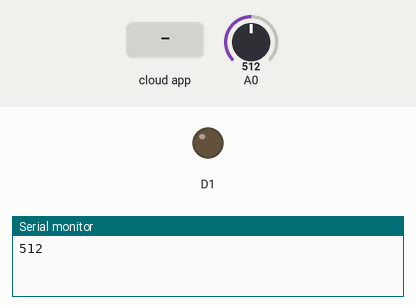
Recording of a sketch running on a simulated ESP8266 (NodeMCU). Parts: output pins drawn as LEDs (lit = HIGH), the last lines printed to the serial monitor. Inputs (shaded band) come from the test bench; at power-on: A0 = 512.

Above: at 2.7 s.
2.8 s: the phone or cloud app sets 1 to 0
At 3.8 s:
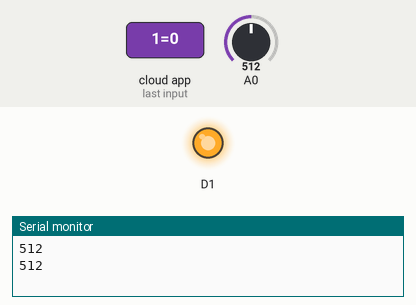
7.0 s: the phone or cloud app sets 1 to 1
At 8.1 s:
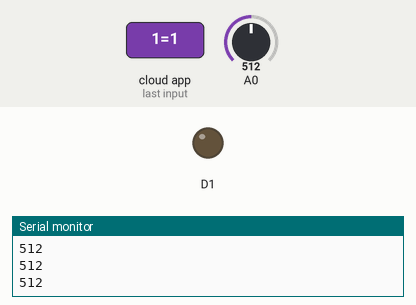
Timing chart, 0 to 10.0 s (numbered marks = the images above; inputs shaded):
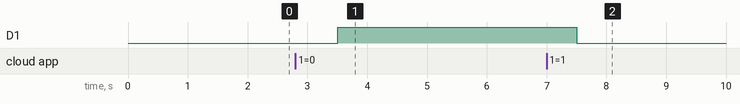

The sketch:

NodeMCU_uploadData.ino
```cpp
// This example shows how to connect to Cayenne using an ESP8266 and send/receive sample data.
// Make sure you install the ESP8266 Board Package via the Arduino IDE Board Manager and select the correct ESP8266 board before compiling.

//#define CAYENNE_DEBUG
#define CAYENNE_PRINT Serial
#include <CayenneMQTTESP8266.h>

// WiFi network info.
char ssid[] = "maker";
char wifiPassword[] = "swjtumaker";

// Cayenne authentication info. This should be obtained from the Cayenne Dashboard.
char username[] = "4cf8f760-aa02-11e6-82ee-87310fcf8579";
char password[] = "ecfbcb926bd4580a0f734621363927b2b8fbc10e";
char clientID[] = "e2adea60-aa46-11e6-a85d-c165103f15c2";

unsigned long lastMillis = 0;
char str[4];

void setup() {
  Serial.begin(9600);
  pinMode(D1, OUTPUT);
  Cayenne.begin(username, password, clientID, ssid, wifiPassword);
}

void loop() {
  Cayenne.loop();
  Cayenne.virtualWrite(0, analogRead(A0));
  //delay(5);
  Serial.println(analogRead(A0));
  int i=0;
  if (Serial.available()) // check if the esp is sending a message
  {
    while (Serial.available() )
    {
      str[i++] = Serial.read();
    }
    str[i++]='\0';
 //   int a=(str[0]-49)*256+str[1]-49;
    Serial.print("str[0]=");
    Serial.println(str[0]);
    Serial.print("str[1]=");
    Serial.println(str[1]);

  }
  //Publish data every 10 seconds (10000 milliseconds). Change this value to publish at a different interval.
  //if (millis() - lastMillis > 10000) {
  //lastMillis = millis();
  //Write data to Cayenne here. This example just sends the current uptime in milliseconds.
  //Cayenne.virtualWrite(0, lastMillis);
  //Some examples of other functions you can use to send data.
  //Cayenne.celsiusWrite(1, 22.0);
  //Cayenne.luxWrite(2, 700);
  //Cayenne.virtualWrite(3, 50, TYPE_PROXIMITY, UNIT_CENTIMETER);
  //}
}

//Default function for processing actuator commands from the Cayenne Dashboard.
//You can also use functions for specific channels, e.g CAYENNE_IN(1) for channel 1 commands.
CAYENNE_IN(1)
{
  CAYENNE_LOG("CAYENNE_IN_DEFAULT(%u) - %s, %s", request.channel, getValue.getId(), getValue.asString());
  //Process message here. If there is an error set an error message using getValue.setError(), e.g getValue.setError("Error message");
  int currentValue = getValue.asInt(); // 0 to 1

  // assuming you wire your relay as normally open
  if (currentValue == 0) {
    digitalWrite(D1, HIGH);
  } else {
    digitalWrite(D1, LOW);
  }
}

CAYENNE_IN(2)
{

}
```

Measured:
- after the input at 2.8 s, D1: LOW → HIGH after 0.70 s
- after the input at 7.0 s, D1: HIGH → LOW after 0.51 s
